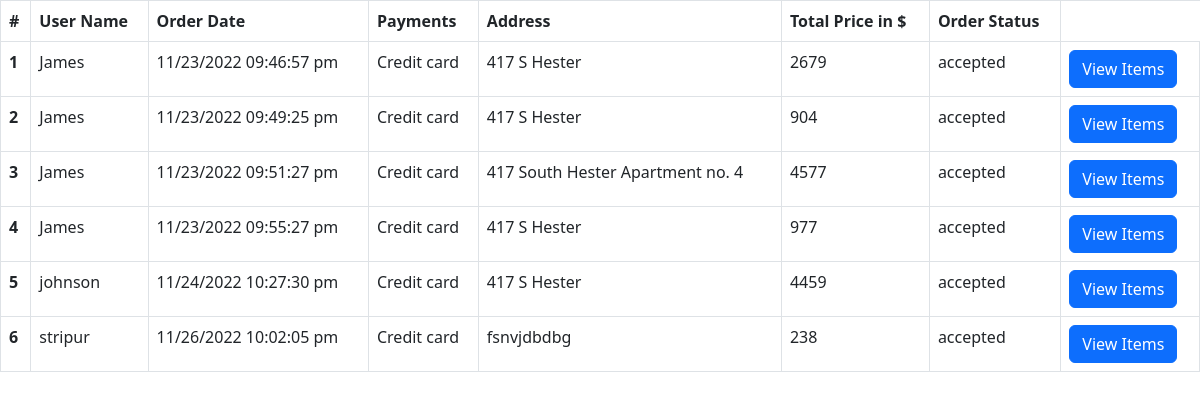
/Ecom/Admin/orders.php, run on the app's committed database.
### tables this page shows
CREATE TABLE `orders` (
  `order_id` int(11) NOT NULL,
  `user_id` varchar(100) NOT NULL,
  `order_date` varchar(255) NOT NULL,
  `payment` varchar(255) NOT NULL,
  `address` varchar(255) NOT NULL,
  `total_price` int(11) NOT NULL,
  `order_status` varchar(100) NOT NULL
);

CREATE TABLE `users` (
  `user_name` varchar(100) NOT NULL,
  `password` varchar(255) NOT NULL,
  `email` varchar(100) NOT NULL,
  `address` varchar(255) NOT NULL,
  `Mobile` varchar(20) NOT NULL,
  `profile_id` int(11) NOT NULL,
  `fname` varchar(100) NOT NULL,
  `lname` varchar(100) NOT NULL
);

### Ecom/Admin/orders.php (the view, shortened to what this page needs)
<?php
include('../includes/conn.php');
 ?>
 <!DOCTYPE html>
<html>
<head>
<link href="https://cdn.jsdelivr.net/npm/bootstrap@5.2.2/dist/css/bootstrap.min.css" rel="stylesheet"
>
<link rel="stylesheet" href="https://cdnjs.cloudflare.com/ajax/libs/font-awesome/6.2.0/css/all.min.css"
 />
</head>
<body>
<table class="table table-bordered">
  <thead>
    <tr>
      <th scope="col">#</th>
      <th scope="col">User Name</th>
      <th scope="col">Order Date</th>
      <th scope="col">Payments</th>
      <th scope="col">Address</th>
      <th scope="col">Total Price in $</th>
      <th scope="col">Order Status</th>
    </tr>
  </thead>
  <tbody>
  <?php
  $results = mysqli_query($con, "SELECT * FROM orders");
  $count =0;
  while ($row = mysqli_fetch_array($results)) {
    $ordid = $row['order_id'];
    $sql = "Select * from `users` where user_name = '{$row['user_id']}' LIMIT 1";
    $records1 = mysqli_query($con, $sql);
    $count = $count+1;
    while($row1 = mysqli_fetch_assoc($records1)){
        $unmae = $row1['user_name'];
    }
    ?>
    <tr>
      <th scope="row"><?php echo $count; ?></th>
      <td><?php echo $unmae; ?></td>
      <td><?php echo $row['order_date']; ?></td>
      <td><?php echo $row['payment']; ?></td>
      <td><?php echo $row['address']; ?></td>
      <td><?php echo $row['total_price']; ?></td>
      <td><?php echo $row['order_status']; ?></td>
      <td><a class="btn btn-primary" href="admin.php?orders&orderid=<?php echo $ordid; ?>" role="button">View Items</a></td>
    </tr>
    <?php } ?>
  </tbody>
</table>
</body>
</html>

### data on the page
orders: user.user_name "James", order_date "11/23/2022 09:46:57 pm", payment "Credit card", address "417 S Hester", total_price "2679", order_status "accepted"
orders: user.user_name "James", order_date "11/23/2022 09:49:25 pm", payment "Credit card", address "417 S Hester", total_price "904", order_status "accepted"
orders: user.user_name "James", order_date "11/23/2022 09:51:27 pm", payment "Credit card", address "417 South Hester Apartment no. 4", total_price "4577", order_status "accepted"
orders: user.user_name "James", order_date "11/23/2022 09:55:27 pm", payment "Credit card", address "417 S Hester", total_price "977", order_status "accepted"
orders: user.user_name "johnson", order_date "11/24/2022 10:27:30 pm", payment "Credit card", address "417 S Hester", total_price "4459", order_status "accepted"
orders: user.user_name "stripur", order_date "11/26/2022 10:02:05 pm", payment "Credit card", address "fsnvjdbdbg", total_price "238", order_status "accepted"
